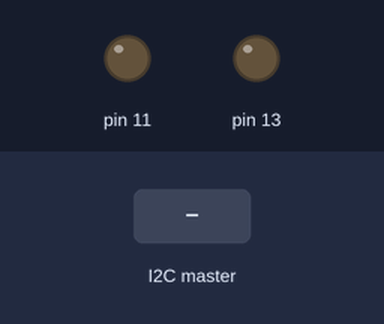
A sketch run on a simulated Arduino Uno, built with avr-gcc and run on an emulated ATmega328P. Parts: output pins drawn as LEDs (lit = HIGH). The inputs (shaded band) are chosen by the test bench.

Above: at 1.2 s.
1.3 s: the I2C master sends the byte 1
At 2.5 s:
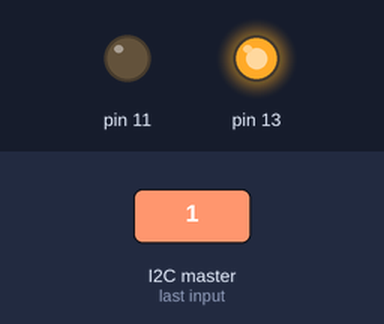
2.8 s: the I2C master sends the byte 0
At 3.8 s:
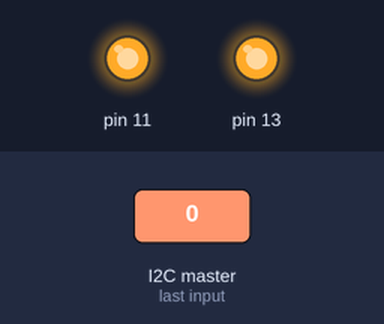
4.3 s: the I2C master sends the byte 2
At 5.0 s:
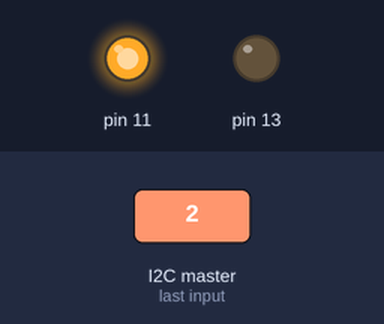
Timing chart, 0 to 7.3 s (numbered marks = the images above; inputs shaded):
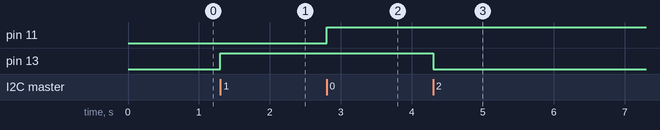

The sketch:

Motor.ino
```cpp
#include<Wire.h>

void setup() {
  pinMode(13,OUTPUT);
  pinMode(11,OUTPUT);
  Wire.begin(4);
  Wire.onReceive(evento);
}

void evento() {
  int z=Wire.read();

    if(z==0){
      digitalWrite(11,HIGH);
      digitalWrite(13,HIGH);


    }
    else if(z==1){
      digitalWrite(11,LOW);
      digitalWrite(13,HIGH);

    }
    else if(z==2){
      digitalWrite(11,HIGH);
      digitalWrite(13,LOW);

    }
    else if(z==3){

      digitalWrite(11,LOW);
      digitalWrite(13,LOW);
    }


    Serial.println(z);

  }

  void loop(){

}
```

Measured:
- after the input at 1.3 s, pin 13: LOW → HIGH at once
- after the input at 2.8 s, pin 11: LOW → HIGH at once
- after the input at 4.3 s, pin 13: HIGH → LOW at once
